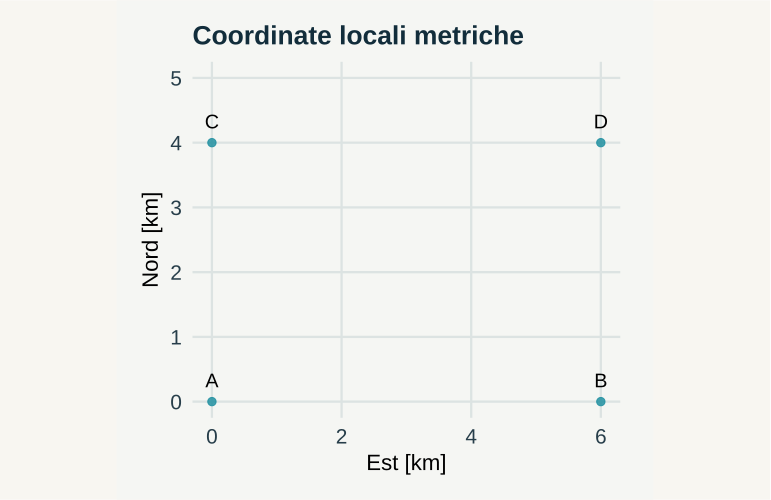

Write R code to recreate this figure.
# GeoStat Lab — funzioni comuni. R >= 4.3; ggplot2 >= 3.4; jsonlite.
suppressPackageStartupMessages(library(ggplot2))
col_geo <- c('#168B9C','#BC5B35','#7054A4','#A17B19','#227864','#64748B')
theme_set(theme_minimal(base_size=17, base_family='sans') + theme(
  plot.background=element_rect(fill='#F5F6F3',colour=NA),
  panel.background=element_rect(fill='#F5F6F3',colour=NA),
  panel.grid.minor=element_blank(),panel.grid.major=element_line(colour='#DCE3E2'),
  plot.title=element_text(size=19,face='bold',colour='#122D3B'),
  plot.subtitle=element_text(size=13,colour='#405560',margin=margin(b=12)),
  axis.text=element_text(size=15,colour='#273E4A'),axis.title=element_text(size=16),
  legend.position='bottom',legend.title=element_blank(),legend.text=element_text(size=14),
  strip.text=element_text(size=15,face='bold'),plot.margin=margin(18,24,18,18)))
metric <- function(...) data.frame(grandezza=names(c(...)),valore=as.character(c(...)),check.names=FALSE)
f <- function(x,d=3) {out<-formatC(x,digits=d,format='fg');out[!is.finite(x)]<-'Non definito';out}
line_plot <- function(d,x='x',y='y',title='',xl=x,yl=y,group=NULL) {
 p<-ggplot(d,aes(x=.data[[x]],y=.data[[y]]))
 if(is.null(group)) p<-p+geom_line(colour=col_geo[1],linewidth=1.05) else p<-p+aes(colour=.data[[group]],group=.data[[group]])+geom_line(linewidth=1)+scale_colour_manual(values=col_geo)
 p+labs(title=title,x=xl,y=yl)
}
point_plot <- function(d,x='x',y='y',title='',xl=x,yl=y,group=NULL) {
 p<-ggplot(d,aes(x=.data[[x]],y=.data[[y]]))
 if(is.null(group))p<-p+geom_point(colour=col_geo[1],size=2.5,alpha=.8) else p<-p+aes(colour=.data[[group]])+geom_point(size=2.7,alpha=.85)+scale_colour_manual(values=col_geo)
 p+labs(title=title,x=xl,y=yl)
}
hist_plot<-function(x,title='',xl='Valore',bins=20)ggplot(data.frame(x=x),aes(x))+geom_histogram(bins=bins,fill=col_geo[1],colour='#F5F6F3')+labs(title=title,x=xl,y='Frequenza')
bar_plot<-function(d,x='gruppo',y='valore',title='',yl='Valore')ggplot(d,aes(x=.data[[x]],y=.data[[y]],fill=.data[[x]]))+geom_col(width=.65)+scale_fill_manual(values=rep(col_geo,length.out=length(unique(d[[x]])) ))+guides(fill='none')+labs(title=title,x=NULL,y=yl)
map_plot<-function(d,z='z',title='',xl='Est [km]',yl='Nord [km]')ggplot(d,aes(x,y,fill=.data[[z]]))+geom_raster()+coord_equal()+scale_fill_gradientn(colours=c('#153F56','#298C9C','#B8CDB2','#F1D889','#AD542F'))+labs(title=title,x=xl,y=yl)
acf_data<-function(x,lag=20){a<-acf(x,lag.max=min(lag,length(x)-1),plot=FALSE);data.frame(x=as.vector(a$lag)[-1],y=as.vector(a$acf)[-1])}
# AR(1), distribuzione marginale stazionaria N(0, 1).
ar_series<-function(n,rho){x<-numeric(n);x[1]<-rnorm(1);for(i in 2:n)x[i]<-rho*x[i-1]+sqrt(1-rho^2)*rnorm(1);x}
# Distanze euclidee in unità metriche già dichiarate; nessuna conversione implicita di CRS.
dist_cross<-function(a,b)sqrt(outer(a[,1],b[,1],'-')^2+outer(a[,2],b[,2],'-')^2)
# Predittore IDW: i punti coincidenti ricevono esattamente il valore osservato.
idw<-function(xy,z,new,power=2){dd<-dist_cross(new,xy);apply(dd,1,function(d)if(any(d<1e-10))mean(z[d<1e-10])else weighted.mean(z,d^(-power)))}
# CART didattico binario: divisioni assiali che minimizzano l'impurità di Gini.
cart_fit<-function(x,y,depth=2,minleaf=4){
 node<-list(p=mean(y),n=length(y));if(depth<1||length(unique(y))<2||length(y)<2*minleaf)return(node)
 best<-Inf
 for(j in seq_len(ncol(x))){v<-sort(unique(x[,j])); if(length(v)<2)next
  for(cut in (head(v,-1)+tail(v,-1))/2){left<-x[,j]<=cut;nl<-sum(left);nr<-sum(!left);if(min(nl,nr)<minleaf)next
   score<-nl*mean(y[left])*(1-mean(y[left]))+nr*mean(y[!left])*(1-mean(y[!left]))
   if(score<best){best<-score;node$j<-j;node$cut<-cut;split<-left}
  }
 }
 if(is.finite(best)){node$left<-cart_fit(x[split,,drop=FALSE],y[split],depth-1,minleaf);node$right<-cart_fit(x[!split,,drop=FALSE],y[!split],depth-1,minleaf)};node
}
cart_predict<-function(tree,x)apply(x,1,function(row){t<-tree;while(!is.null(t$j))t<-if(row[t$j]<=t$cut)t$left else t$right;t$p})

p <- list(scale = 2, seed = 17)
set.seed(p$seed)

data <- data.frame(x = c(0, 3, 0, 3) * p$scale, y = c(0, 0, 4, 4), punto = c("A", "B", "C", 
    "D"))

dd <- as.matrix(dist(data[, c("x", "y")]))

plots <- list(point_plot(data, title = "Coordinate locali metriche", xl = "Est [km]", yl = "Nord [km]") + 
    geom_text(aes(label = punto), vjust = -1, size = 5) + coord_equal() + expand_limits(y = 5))

metrics <- metric(`Distanza A–D [km]` = f(dd[1, 4]), `Distanza A–B [km]` = f(dd[1, 2]))
print(metrics,row.names=FALSE)
ggplot2::ggsave('m11-coordinate-B.svg',plots[[1]],device=svglite::svglite,width=7.7,height=5.0,bg='#F8F6F1')
